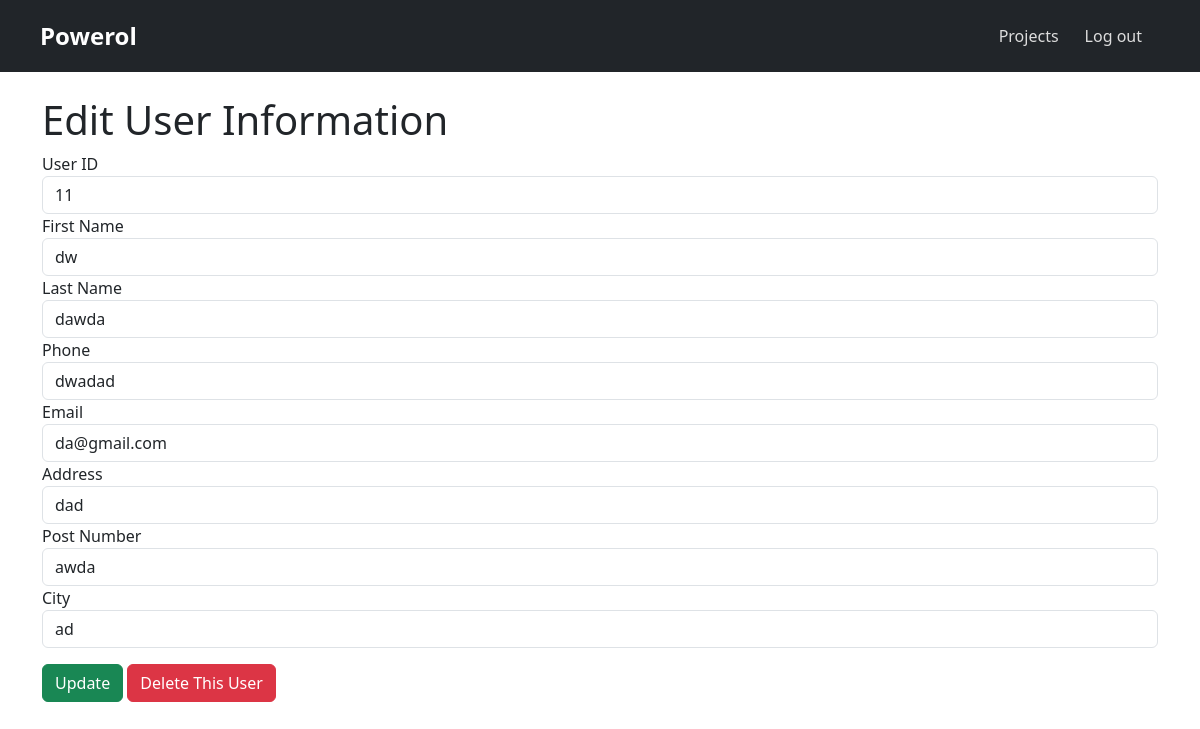
Page /edit_cust.php?uid=11 (signed in) on the committed database.
### tables this page shows
CREATE TABLE `table_customer` (
  `id_cust` int(11) NOT NULL,
  `cust_fname` varchar(255) NOT NULL,
  `cust_lname` varchar(255) NOT NULL,
  `cust_tel` varchar(255) NOT NULL,
  `cust_epost` varchar(255) NOT NULL,
  `cust_adress` varchar(255) NOT NULL,
  `cust_postnummer` varchar(255) NOT NULL,
  `cust_ort` varchar(255) NOT NULL
);

### includes/class.user.php (called while the page is built, shortened)
<?php
class User {
    private $pdo;
    function __construct($pdo) {
        $this->pdo = $pdo;
    }
    public function getCustInfo($uid){
        $stmt_custData = $this->pdo->prepare('SELECT * FROM table_customer WHERE id_cust = :uid');
        $stmt_custData->bindParam(":uid", $uid, PDO::PARAM_INT);
        $stmt_custData->execute();
        $CustInfo = $stmt_custData->fetch();
        return $CustInfo;
    }
}

### edit_cust.php (the view, shortened to what this page needs)
<?php
include_once 'includes/class.user.php';
include_once 'includes/header.php';
$uid = $_GET['uid'];
$CustInfo = $user->getCustInfo($uid);
?>
<div class="container mt-4">
    <h1>Edit User Information</h1>
    <form method="post" class="mb-5">
        <div class="form-group">
            <label for="cust_uid">User ID</label>
            <input type="text" name="cust_uid_display" id="cust_uid_display" class="form-control" value="<?php echo $uid; ?>" readonly>
        </div>
        <div class="form-group">
            <label for="cust_fname">First Name</label>
            <input type="text" name="cust_fname" id="cust_fname" class="form-control" value="<?php echo htmlspecialchars($CustInfo['cust_fname']); ?>">
        </div>
        <div class="form-group">
            <label for="cust_lname">Last Name</label>
            <input type="text" name="cust_lname" id="cust_lname" class="form-control" value="<?php echo htmlspecialchars($CustInfo['cust_lname']); ?>">
        </div>
        <div class="form-group">
            <label for="cust_tel">Phone</label>
            <input type="text" name="cust_tel" id="cust_tel" class="form-control" value="<?php echo htmlspecialchars($CustInfo['cust_tel']); ?>">
        </div>
        <div class="form-group">
            <label for="cust_epost">Email</label>
            <input type="email" name="cust_epost" id="cust_epost" class="form-control" value="<?php echo htmlspecialchars($CustInfo['cust_epost']); ?>">
        </div>
        <div class="form-group">
            <label for="cust_adress">Address</label>
            <input type="text" name="cust_adress" id="cust_adress" class="form-control" value="<?php echo htmlspecialchars($CustInfo['cust_adress']); ?>">
        </div>
        <div class="form-group">
            <label for="cust_postnummer">Post Number</label>
            <input type="text" name="cust_postnummer" id="cust_postnummer" class="form-control" value="<?php echo htmlspecialchars($CustInfo['cust_postnummer']); ?>">
        </div>
        <div class="form-group">
            <label for="cust_ort">City</label>
            <input type="text" name="cust_ort" id="cust_ort" class="form-control" value="<?php echo htmlspecialchars($CustInfo['cust_ort']); ?>">
        </div>
        <div class="mt-3">
            <button type="submit" name="admin-update-submit" class="btn btn-success">Update</button>
            <a href="confirm-delete-kund.php?uid=<?php echo $uid; ?>" class="btn btn-danger ml-2">Delete This User</a>
        </div>
    </form>
</div>

### rows in the picture
table_customer: cust_fname "dw", cust_lname "dawda", cust_tel "dwadad", cust_epost "da@gmail.com", cust_adress "dad", cust_postnummer "awda", cust_ort "ad"

### other values in the picture
$menuItem['title'] "Projects"
